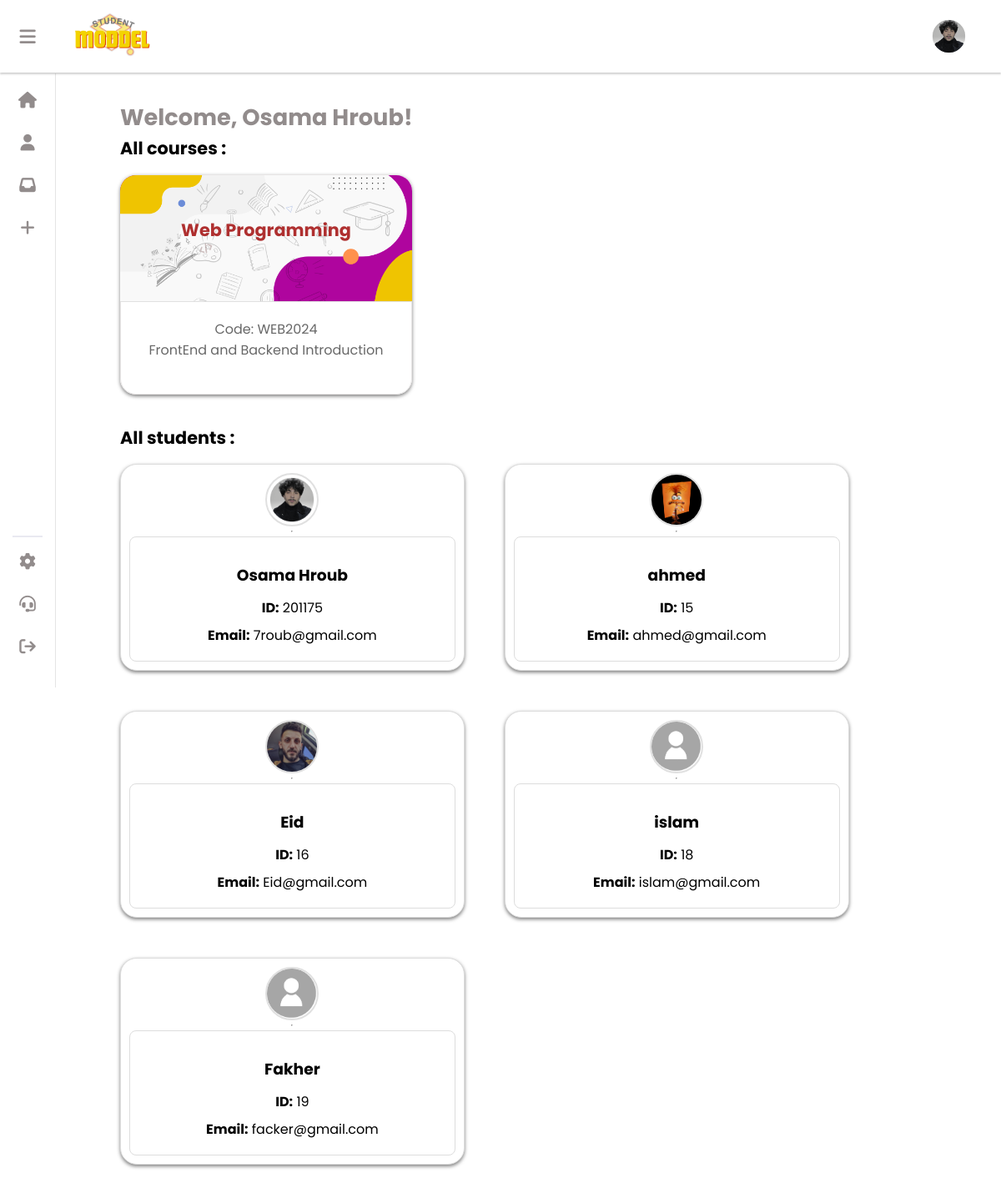
The app's page / (signed in) with its own data.
### crud/models.py (models this page shows, shortened)
class Student(models.Model):
    fullname = models.CharField(max_length=90,null=False,default='No Name Provided')
    user = models.ForeignKey(User, on_delete=models.CASCADE, default=1)
    email = models.CharField(max_length=100)
    id_user = models.IntegerField( null=True)
    avatar = models.ImageField(upload_to='avatars/', null=True, blank=True, default= 'defult.png')
    bio = models.CharField(max_length=250 , null=True, blank=True, default='None')

class Courses(models.Model):
    code = models.CharField(primary_key=True, max_length=10)
    name = models.CharField(max_length=100)
    description = models.CharField(max_length=255)
    prerequisites = models.ManyToManyField('self', through='Prerequisties', symmetrical=False)
    instractor = models.CharField(max_length=30,default='')
    capacity = models.IntegerField(default=0)
    schedule_id = models.ForeignKey(CoruseSchedules,on_delete=models.CASCADE,null=True,unique=True)
    color = models.CharField(max_length=7, default='#FFFFFF')

### crud/views.py (the view)
# urls.py: path('', views.home, name=''),
@login_required(login_url='/login'  )
def home(request):
    userl = request.user#used to return user to the home page also i used this for the user photo in the navigatior u will see that i do the same thing may time becouse i
    print(f'Logged-in user: {userl}')
    student = Student.objects.filter(user=userl).first()
    print(f'Student found: {student}')
    courseAdmin = Courses.objects.all()
    courses = []
    students = Student.objects.all()
    if student:
        registrations = studentsReg.objects.filter(student_id=student)
        print(f'Registrations found: {registrations.count()}')
        for registration in registrations:
            course = registration.course_id
            courses.append(course)
            print(f'Registered Course: {course.name}, Code: {course.code}')
    return render(request, 'index.html', {'student': student, 'courses': courses,'courseAdmin':courseAdmin,'users':students} )

### crud/templates/index.html (shortened to what this page needs)
<!DOCTYPE html>
<html lang="en">
  <head>
    {% load static %}
    <link
      rel="stylesheet"
      type="text/css"
      href="{% static 'css/style.css' %}"
    />
    <link
      rel="stylesheet"
      href="https://cdnjs.cloudflare.com/ajax/libs/font-awesome/6.5.1/css/all.min.css"
    />
  </head>
  <body>
    {% include "aside.html" %}
    <div class="pagecontent">
      <div class="content">
        <h1 class="h1name">Welcome, {{ student.fullname }}!</h1>
         {%if user.is_staff%}
        <h2>All courses :</h2>
        <ul class="coursesReg">
          {% for course in courseAdmin %}
          <div class="courses">
            <div class="header1" style="background-color: {{ course.color }};">
              <a href="{% url 'course' course.code %}"
                ><h2>{{ course.name }}</h2></a
              >
            </div>
            <li>Code: {{ course.code }}</li>
            <li>{{ course.description }}</li>
          </div>
          {% empty %}
          <li>There is no courses added.</li>
          {% endfor %}
        </ul>
        <h2 class="all-student">All students :</h2>
        <ul class="coursesReg">
          {% for user in users %}
          <div class="card">
            <img src="{{ user.avatar.url }}" alt="{{ user.fullname }}" />
            <hr />
            <div class="userdata">
              <h3>{{ user.fullname }}</h3>
              <p><strong>ID:</strong> {{ user.id_user }}</p>
              <p><strong>Email:</strong> {{ user.email }}</p>
            </div>
          </div>
          {% endfor %}
        </ul>
        {%endif%}
      </div>
    </div>
  </body>
</html>

### crud/templates/aside.html (shortened to what this page needs)
{% load static %}
<div class="navcontainer">   <nav>
    <div class="navbar">
        <button class="user" id="user">
            <i class="fa-solid fa-bars"></i>
        </button>
        <div class="logo">
            <a href="{% url '' %}"><img src="{% static 'logo.png' %}" width="100px" alt="" class="logoimg"></a>
        </div>
    </div>
    <div class="new">
        {% if student.avatar %}
        <img  src="{{student.avatar.url}}" height="45px" width="45px" style="border-radius: 50%;" alt="" class="profile">
        {% else %}
        <img  src="{% static 'assets/defult.png'%}" height="45px" width="45px" style="border-radius: 50%;  object-fit: cover;
        " alt="" class="profile">
        {% endif %}
    </div>
</nav></div>
<aside class="aside" id="aside">
    <div class="list">
        <ul>
            <li><button>
                <a href="{% url '' %}"><i class="fa-solid fa-house"></i><span class="text">home</span></a>
                </button></li>
            <li><button>
                  <a href="{% url 'profile' %}">  <i class="fa-solid fa-user"></i><span class="text">profile</span></a>
                </button></li>
            <li><button>
                <a href="{% url 'notifications' %}"><i class="fa-solid fa-inbox"></i></i><span class="text">inbox</span>
                </button></li></a>
                {%if user.is_staff%}
            <li><button id="add">
                <a href="{% url 'addcourse' %}">
            <i class="fa-solid fa-plus"></i><span class="text">Add Course</span> </a>
        </button></li>
        {%endif%}
        </ul>
    </div>
    <hr>
    <div class="list">
        <ul>
            <li><button>
                <a href="{% url 'sittings' %}"><i class="fa-solid fa-gear"></i><span class="text">sittings</span></a>
                </button></li>
            <li><button>
                <a href="{% url 'support' %}"><i class="fa-solid fa-headset"></i><span class="text">Contact</span></a>
                </button></li>
            <li><button >
                   <a href="{% url 'logout' %}"><i class="fa-solid fa-arrow-right-from-bracket"></i><span class="text">logOut</span></a>
                </button></li>
        </ul>
    </div>
</aside>

### crud/templates/index.html (style rules this page uses)
.header1 a { text-decoration: none; }
.card { display: flex; flex-direction: column; justify-content: center; align-items: center; border: 1px solid #ddd; border-radius: 20px; box-shadow: 0 2px 4px rgba(0, 0, 0, 0.5); width: 22%; padding: 10px; background-color: #fff; gap: 5px; }
.card img { width: 8rem; height:8rem; border-radius: 50%; object-fit: cover; border: 2px solid #e0e0e0 ; }
.card h3 { margin: 16px 0 8px; }
.card p { margin: 4px 0; }
.userdata { display: flex; flex-direction: column; justify-content: center; align-items: center; border: 1px solid #ddd; border-radius: 8px; width: 100%; height: 150px; background-color: #fff; }
.all-student { margin-top: 20px; }
.content { padding-left: 2%; padding-right: 2%; }
@media screen and (max-width: 1200px) { .card img { width: 4rem; height:4rem; border-radius: 50%; } }
@media screen and (max-width: 1200px) { .card { width: 40%; } }

### records on screen
Student: avatar (picture), fullname "Osama Hroub", id_user "201175", email "7roub@gmail.com"
Courses: name "Web Programming", code "WEB2024", description "FrontEnd and Backend Introduction"
Student: avatar (picture), fullname "ahmed", id_user "15", email "ahmed@gmail.com"
Student: avatar (picture), fullname "Eid", id_user "16", email "Eid@gmail.com"
Student: avatar (picture), fullname "islam", id_user "18", email "islam@gmail.com"
Student: avatar (picture), fullname "Fakher", id_user "19", email "facker@gmail.com"
